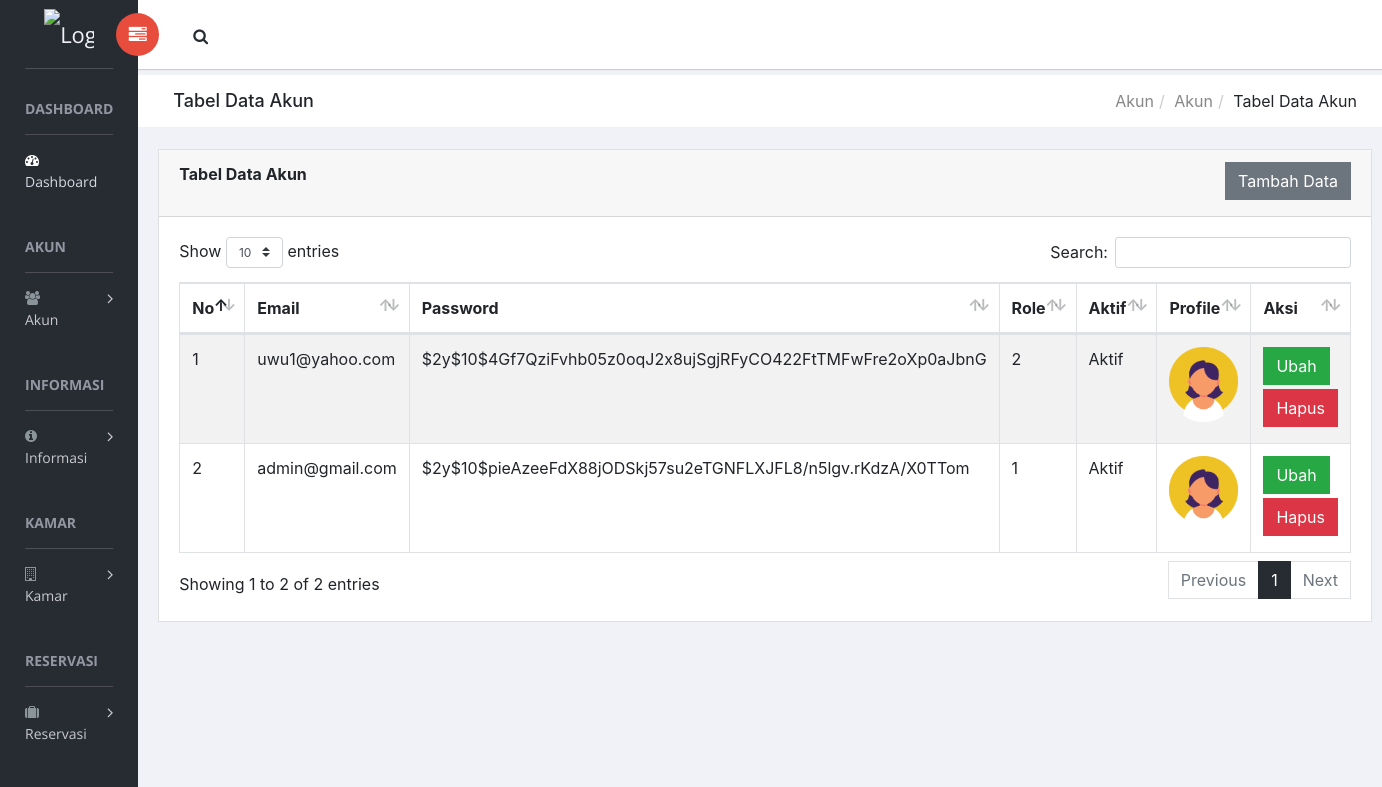
Page /index.php/admin/akun on the committed database.
### tables this page shows
CREATE TABLE `data_akun` (
  `id_akun` int(11) NOT NULL,
  `email` varchar(256) NOT NULL,
  `password` varchar(256) NOT NULL,
  `role_id` int(1) NOT NULL,
  `aktif` enum('Aktif','Tidak Aktif') NOT NULL,
  `profile` varchar(256) NOT NULL
);

### application/controllers/Admin.php (called while the page is built, shortened)
<?php
class Admin extends CI_Controller
{
    function __construct()
    {
        $this->load->model('M_all');
    }
    public function akun()
    {
        $data['title'] = "Akun";
        $data['bab'] = "Akun";
        $data['sub'] = "Tabel Data Akun";
        $data['akun'] = $this->M_all->get_data_akun();
        $this->form_validation->set_rules('email', 'Email', 'required');
        $this->form_validation->set_rules('role_id', 'Role', 'required');
        $this->form_validation->set_rules('aktif', 'Aktif', 'required');
        if ($this->form_validation->run() == false) {
            $this->load->view('templates/admin_header', $data);
            $this->load->view('templates/admin_menu', $data);
            $this->load->view('templates/admin_bar', $data);
            $this->load->view('admin/akun', $data);
            $this->load->view('templates/admin_footer');
        }
    }
}

### index.php (called while the page is built, shortened)
<?php
require_once BASEPATH.'core/CodeIgniter.php';

### application/models/M_all.php (called while the page is built, shortened)
<?php
class M_all extends CI_Model
{
    function get_data_akun()
    {
        $data = $this->db->get('data_akun')->result_array();
        return $data;
    }
}

### application/views/admin/akun.php (the view, shortened to what this page needs)
<div class="breadcrumbs">
    <div class="col-sm-4">
        <div class="page-header float-left">
            <div class="page-title">
                <h1><?= $sub; ?></h1>
            </div>
        </div>
    </div>
    <div class="col-sm-8">
        <div class="page-header float-right">
            <div class="page-title">
                <ol class="breadcrumb text-right">
                    <li><a href="<?= site_url('admin'); ?>"><?= $title; ?></a></li>
                    <li><a href="<?= site_url('admin/akun'); ?>"><?= $bab; ?></a></li>
                    <li class="active"><?= $sub; ?></li>
                </ol>
            </div>
        </div>
    </div>
</div>
<div class="content mt-3">
    <div class="animated fadeIn">
        <div class="row">
            <div class="col-md-12">
                <div class="card">
                    <div class="card-header">
                        <strong class="card-title"><?= $sub; ?></strong>
                        <button type="button" class="btn btn-secondary mb-1 float-right" data-toggle="modal" data-target="#akuntambahModal">
                            Tambah Data
                        </button>
                    </div>
                    <div class="card-body">
                        <table id="bootstrap-data-table-export" class="table table-striped table-bordered">
                            <thead>
                                <tr>
                                    <th>No</th>
                                    <th>Email</th>
                                    <th>Password</th>
                                    <th>Role</th>
                                    <th>Aktif</th>
                                    <th>Profile</th>
                                    <th>Aksi</th>
                                </tr>
                            </thead>
                            <tbody>
                                <?php $no = 1;
                                foreach ($akun as $a) {
                                ?>
                                    <tr>
                                        <td><?php echo $no++; ?></td>
                                        <td><?= $a['email']; ?></td>
                                        <td><?= $a['password']; ?></td>
                                        <td><?= $a['role_id']; ?></td>
                                        <td><?= $a['aktif']; ?></td>
                                        <td><img width='100' src="<?= base_url('media/images/profile/' . $a['profile']); ?>"></td>
                                        <td>
                                            <button type="button" class="btn btn-success mb-1" data-toggle="modal" data-target="#akuneditModal<?php echo $a['id_akun']; ?>">Ubah</button>
                                            <a type="button" class="btn btn-danger mb-1" href="<?= site_url('admin/delete_akun/' . md5($a['id_akun'])) ?>">Hapus</a>
                                        </td>
                                    </tr> <?php } ?> </tbody>
                        </table>
                    </div>
                </div>
            </div>
        </div>
    </div>
</div>
</div>

### application/views/templates/admin_header.php (shortened to what this page needs)
<!doctype html>
<html class="no-js" lang="en">
<head>
    <link rel="stylesheet" href="<?= base_url('assets1/'); ?>vendors/bootstrap/dist/css/bootstrap.min.css">
    <link rel="stylesheet" href="<?= base_url('assets1/'); ?>vendors/font-awesome/css/font-awesome.min.css">
    <link rel="stylesheet" href="<?= base_url('assets1/'); ?>vendors/themify-icons/css/themify-icons.css">
    <link rel="stylesheet" href="<?= base_url('assets1/'); ?>vendors/flag-icon-css/css/flag-icon.min.css">
    <link rel="stylesheet" href="<?= base_url('assets1/'); ?>vendors/selectFX/css/cs-skin-elastic.css">
    <link rel="stylesheet" href="<?= base_url('assets1/'); ?>vendors/jqvmap/dist/jqvmap.min.css">
    <link rel="stylesheet" href="<?= base_url('assets1/'); ?>vendors/datatables.net-bs4/css/dataTables.bootstrap4.min.css">
    <link rel="stylesheet" href="<?= base_url('assets1/'); ?>vendors/datatables.net-buttons-bs4/css/buttons.bootstrap4.min.css">
    <link rel="stylesheet" href="<?= base_url('assets1/'); ?>assets/css/style.css">
</head>
<body>

### application/views/templates/admin_menu.php (shortened to what this page needs)
<aside id="left-panel" class="left-panel">
    <nav class="navbar navbar-expand-sm navbar-default">
        <div class="navbar-header">
            <a class="navbar-brand" href="#"><img width=50 src="<?= base_url("media/images/profile/" . $this->session->userdata('profile')); ?>" alt="Logo"></a>
        </div>
        <div id="main-menu" class="main-menu collapse navbar-collapse">
            <ul class="nav navbar-nav">
                <h3 class="menu-title">Dashboard</h3>
                <li class="active">
                    <a href="<?= site_url('admin'); ?>"> <i class="menu-icon fa fa-dashboard"></i>Dashboard</a>
                </li>
                <h3 class="menu-title">Akun</h3>
                <li class="menu-item-has-children dropdown">
                    <a href="#" class="dropdown-toggle" data-toggle="dropdown" aria-haspopup="true" aria-expanded="false"> <i class="menu-icon fa fa-users"></i>Akun</a>
                </li>
                <h3 class="menu-title">Informasi</h3>
                <li class="menu-item-has-children dropdown">
                    <a href="#" class="dropdown-toggle" data-toggle="dropdown" aria-haspopup="true" aria-expanded="false"> <i class="menu-icon fa fa-info-circle"></i>Informasi</a>
                </li>
                <h3 class="menu-title">Kamar</h3>
                <li class="menu-item-has-children dropdown">
                    <a href="#" class="dropdown-toggle" data-toggle="dropdown" aria-haspopup="true" aria-expanded="false"> <i class="menu-icon fa fa-building-o"></i>Kamar</a>
                </li>
                <h3 class="menu-title">Reservasi</h3>
                <li class="menu-item-has-children dropdown">
                    <a href="#" class="dropdown-toggle" data-toggle="dropdown" aria-haspopup="true" aria-expanded="false"> <i class="menu-icon fa fa-suitcase"></i>Reservasi</a>
                </li>
            </ul>
        </div>
    </nav>
</aside>

### application/views/templates/admin_bar.php (shortened to what this page needs)
<div id="right-panel" class="right-panel">
    <header id="header" class="header">
        <div class="header-menu">
            <div class="col-sm-7">
                <a id="menuToggle" class="menutoggle pull-left"><i class="fa fa fa-tasks"></i></a>
                <div class="header-left">
                    <button class="search-trigger"><i class="fa fa-search"></i></button>
                </div>
            </div>
            <div class="col-sm-5">
                <div class="user-area dropdown float-right">
                </div>
            </div>
        </div>
    </header>

### application/views/templates/admin_footer.php (shortened to what this page needs)
</body>
</html>

### rows in the picture
data_akun: email "uwu1@yahoo.com", password "$2y$10$4Gf7QziFvhb05z0oqJ2x8ujSgjRFyCO422FtTMFwFre2oXp0aJbnG", role "2", aktif "Aktif", profile (placeholder picture)
data_akun: email "admin@gmail.com", password "$2y$10$pieAzeeFdX88jODSkj57su2eTGNFLXJFL8/n5lgv.rKdzA/X0TTom", role "1", aktif "Aktif", profile (placeholder picture)

### other values in the picture
$sub "Tabel Data Akun"
$title "Akun"
$bab "Akun"
